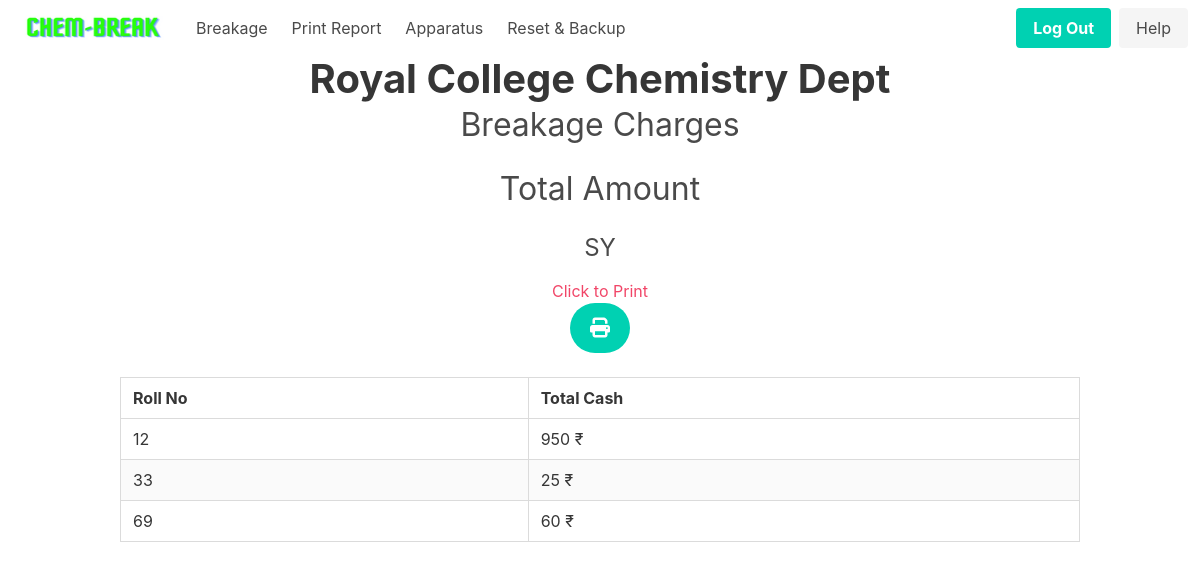
Page /home/records/getMoney/sy (signed in) on the committed database.
### app/models.py (models this page shows, shortened)
class Student(db.Model):
    __tablename__ = "student"
    id = db.Column(db.Integer, primary_key=True)
    unique_id = db.Column(db.String(100), unique=True, nullable=False)
    roll_no = db.Column(db.String(10), nullable=False)
    class_ = db.Column(db.String(10), nullable=False)
    section = db.Column(db.String(10), nullable=False, default="Chemistry")
    total_amount = db.relationship('Bank', backref='student', lazy=True)

class Bank(db.Model):
    __tablename__ = "bank"
    id = db.Column(db.Integer, primary_key=True)
    amount = db.Column(db.Integer, nullable=False, default=0)
    unique_student_id = db.Column(db.String(100), db.ForeignKey(
        "student.unique_id"),   nullable=False)

### app/routes.py (the view)
@main.route("/home/records/getMoney/<string:class_name>")
@login_required
def getMoney(class_name):
    valid_classes = ['fy', 'sy', 'ty']
    if class_name.lower() not in valid_classes:
        abort(404)
    class_students = Student.query.filter_by(class_=class_name.lower()).all()
    class_records = []
    for student in class_students:
        bank = Bank.query.filter_by(
            unique_student_id=student.unique_id).first().amount
        collect_money = CollectMoney(
            rollno=student.roll_no,
            total_cash=bank,
        )
        class_records.append(collect_money)
    sorted_records = sorted(class_records, key=lambda x: x.rollno)
    return render_template('collect_money.html', collect_money_list=sorted_records, class_name=class_name.upper())

### app/__init__.py (called while the page is built)
def create_app(config=None):
    app = Flask(__name__)
    if config:
        app.config.from_object(config)
    db.init_app(app)
    login_manager = LoginManager()
    login_manager.login_view = 'auth.login'
    login_manager.init_app(app)
    with app.app_context():
        from app.models import User, Breakage, Student, Apparatus, Record, Bank
        db.create_all()
    from app.models import User
    @login_manager.user_loader
    def load_user(user_id):
        return User.query.get(int(user_id))
    from .auth import auth as auth_blueprint
    app.register_blueprint(auth_blueprint)
    from .routes import main as main_blueprint
    app.register_blueprint(main_blueprint)
    return app

### app/templates/collect_money.html (shortened to what this page needs)
{% extends 'nav_base.html' %}
{% block content %}
<div class="container">
    <div class="columns is-vcentered is-center">
        <div class="column">
            <h1 class="title is-2 has-text-centered has-text-weight-bold">Royal College Chemistry Dept</h1>
            <h2 class="subtitle is-3 has-text-centered">Breakage Charges</h2>
            <h2 class="subtitle is-3 has-text-centered">Total Amount</h2>
            <h3 class="subtitle is-4 has-text-centered">{{ class_name }}</h3>
        </div>
    </div>
</div>
<div class="has-text-centered no-print mt-4">
    <h2 class="has-text-danger">Click to Print</h2>
    <a class="button is-primary is-medium is-rounded is-fixed-bottom-right" href="#"
        onclick="window.print(); return false;">
        <span class="icon">
            <i class="fas fa-print"></i>
        </span>
    </a>
</div>
<div class="container">
    <table class="table is-fullwidth is-bordered is-striped mt-5">
        <thead>
            <tr>
                <th>Roll No</th>
                <th>Total Cash</th>
            </tr>
        </thead>
        <tbody>
            {% for item in collect_money_list %}
            <tr>
                <td>{{ item.rollno }}</td>
                <td>{{ item.total_cash }} ₹</td>
            </tr>
            {% endfor %}
        </tbody>
    </table>
</div>
{% endblock %}

### rows in the picture
Student: rollno "12"
Bank: total_cash "950"
Student: rollno "33", total_cash "25"
Student: rollno "69", total_cash "60"

### other values in the picture
{{ class_name }} "SY"
